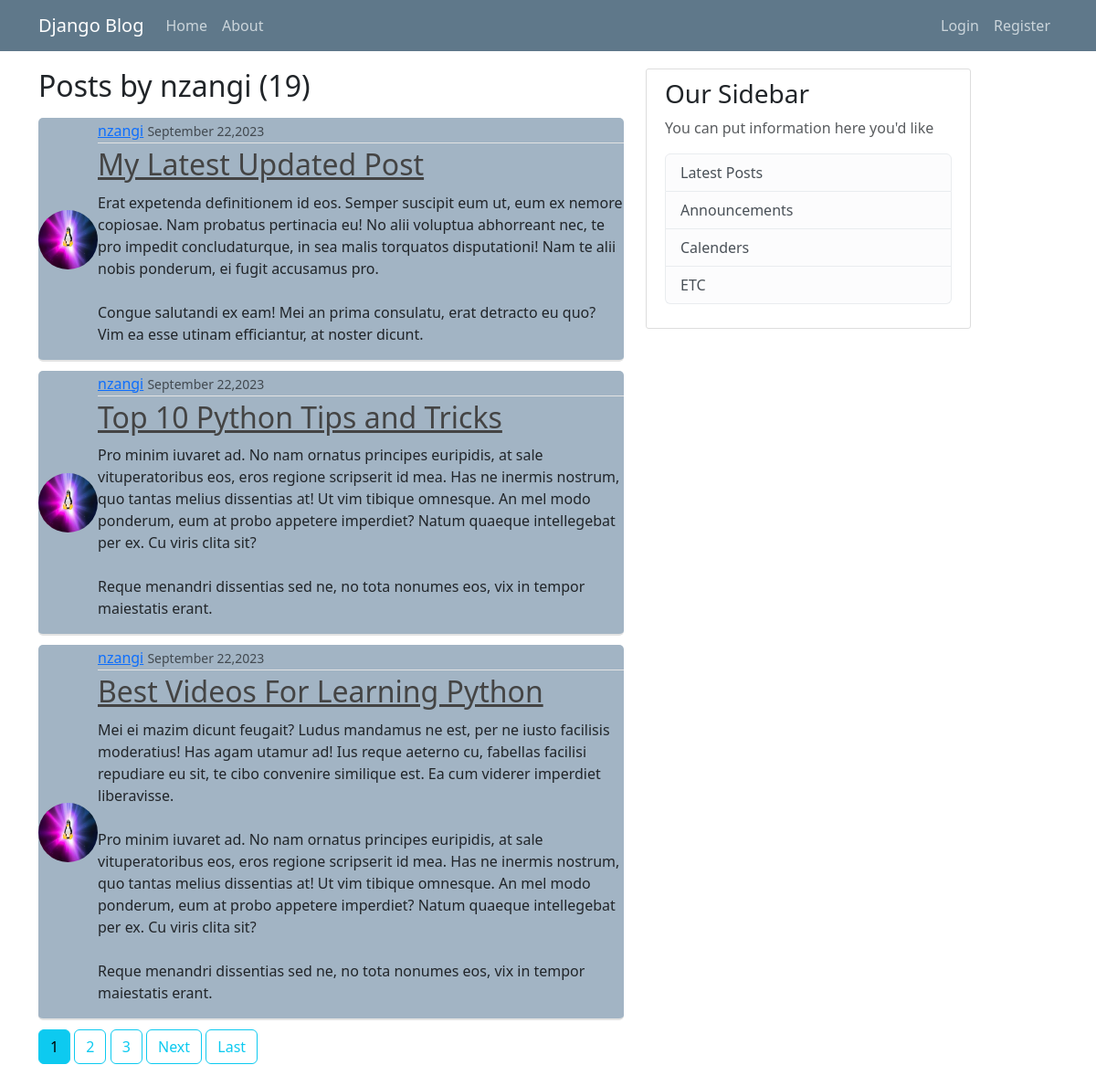
Page /user/nzangi on the committed database.
### blog/models.py (models this page shows, shortened)
class Post(models.Model):
    title = models.CharField(max_length=100)
    content = models.TextField()
    date = models.DateTimeField(default=timezone.now)
    author = models.ForeignKey(User,on_delete=models.CASCADE)

### users/models.py (models this page shows, shortened)
class Profile(models.Model):
    user = models.OneToOneField(User,on_delete=models.CASCADE)
    image = models.ImageField(default='default.png',upload_to='profile_pics')

### blog/views.py (the view)
# urls.py: path('user/<str:username>', UserPostListView.as_view(),name='user-posts'),
class UserPostListView(ListView):
    model = Post
    template_name = 'blog/user_posts.html'
    context_object_name = "posts"
    paginate_by = 3
    def get_queryset(self):
        user = get_object_or_404(User,username = self.kwargs.get('username'))
        return Post.objects.filter(author=user).order_by('-date')

### blog/templates/blog/user_posts.html (shortened to what this page needs)
{%  extends "blog/base.html" %}
{% block content %}
    <h2 class="mb-3">Posts by {{ view.kwargs.username }} ({{ page_obj.paginator.count }})</h2>
    {% for post in posts %}
        <article class="media-content-section">
            <img class="rounded-circle article-img"  src="{{ post.author.profile.image.url }}">
            <div class="media-body">
                <div class="article-metadata">
                    <a class="mr-2" href="{% url 'user-posts' post.author.username %}">{{ post.author }}</a>
                    <small class="text-muted">{{ post.date|date:"F d,Y"}}</small>
                </div>
                <h2><a class="article-title" href="{% url 'post-detail' post.id %}">{{ post.title }}</a></h2>
                <p class="article-content">{{ post.content }}</p>
            </div>
        </article>
    {% endfor %}
    {%if is_paginated %}
        {% for num in page_obj.paginator.page_range %}
            {% if page_obj.number == num%}
                <a class="btn btn-info mb-4" href="?page={{ num }}">{{ num }}</a>
            {%elif num > page_obj.number|add:'-3' and num < page_obj.number|add:'3'%}
                <a class="btn btn-outline-info mb-4" href="?page={{ num }}">{{ num }}</a>
            {% endif%}
        {% endfor %}
        {%if page_obj.has_next %}
            <a class="btn btn-outline-info mb-4" href="?page={{ page_obj.next_page_number }}">Next</a>
            <a class="btn btn-outline-info mb-4" href="?page={{ page_obj.paginator.num_pages }}">Last</a>
        {% endif %}
    {% endif%}
{% endblock content  %}

### blog/static/blog/main.css (style rules this page uses)
body { background: #fafafa; color: #333333; margin-top: 5rem; padding-top: 75px; }
h1,h2,h3,h4,h4,h5,h6 { color: #444444; }
.article-title { color: #444444; }
.article-content { white-space: pre-line; }
.article-img { height: 65px; width: 65px; display: flex; }
.article-metadata { padding-bottom: 1px; margin-bottom: 4px; border-bottom: 1px solid #e3e3e3; }
.media-content-section { display: flex; align-items: center; border-bottom: 2px solid #e3e3e3; background-color: #a2b4c4; padding-top: 2px; border-radius: 5px; margin-bottom: 10px; }
.article-content { margin-top: 10px; }

### rows in the picture
Post: author.profile.image (picture), author "nzangi", date "September 22,2023", title "My Latest Updated Post", content "Erat expetenda definitionem id eos. Semper suscipit eum ut, eum ex nemore copiosae. Nam probatus pertinacia eu! No alii voluptua abhorreant nec, te pro impedit concludaturque, in sea malis torquatos disputationi! Nam te alii nobis ponderum, ei fugit accusamus pro. Congue salutandi ex eam! Mei an prima consulatu, erat detracto eu quo? Vim ea esse utinam efficiantur, at noster dicunt."
Post: author.profile.image (picture), author "nzangi", date "September 22,2023", title "Top 10 Python Tips and Tricks", content "Pro minim iuvaret ad. No nam ornatus principes euripidis, at sale vituperatoribus eos, eros regione scripserit id mea. Has ne inermis nostrum, quo tantas melius dissentias at! Ut vim tibique omnesque. An mel modo ponderum, eum at probo appetere imperdiet? Natum quaeque intellegebat per ex. Cu viris clita sit? Reque menandri dissentias sed ne, no tota nonumes eos, vix in tempor maiestatis erant."
Post: author.profile.image (picture), author "nzangi", date "September 22,2023", title "Best Videos For Learning Python", content "Mei ei mazim dicunt feugait? Ludus mandamus ne est, per ne iusto facilisis moderatius! Has agam utamur ad! Ius reque aeterno cu, fabellas facilisi repudiare eu sit, te cibo convenire similique est. Ea cum viderer imperdiet liberavisse. Pro minim iuvaret ad. No nam ornatus principes euripidis, at sale vituperatoribus eos, eros regione scripserit id mea. Has ne inermis nostrum, quo tantas melius dissentias at! Ut vim tibique omnesque. An mel modo ponderum, eum at probo appetere imperdiet? Natum quaeque intellegebat per ex. Cu viris clita sit? Reque menandri dissentias sed ne, no tota nonumes eos, vix in tempor maiestatis erant."

### other values in the picture
{{ view.kwargs.username }} "nzangi"
{{ page_obj.paginator.count }} "19"
{{ num }} "1"
{{ num }} "2" "3"
